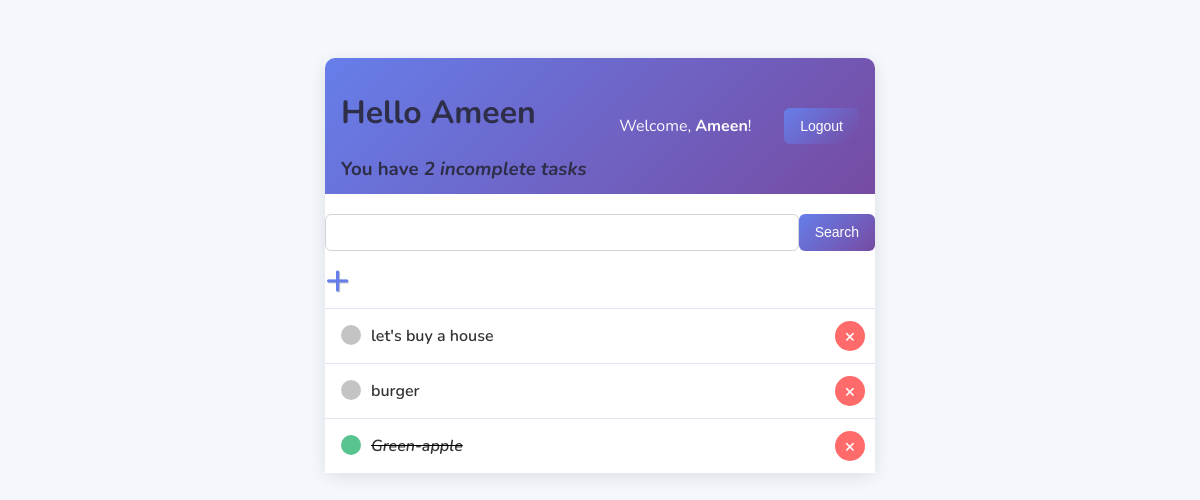
Before: / (signed in) with the older database file.
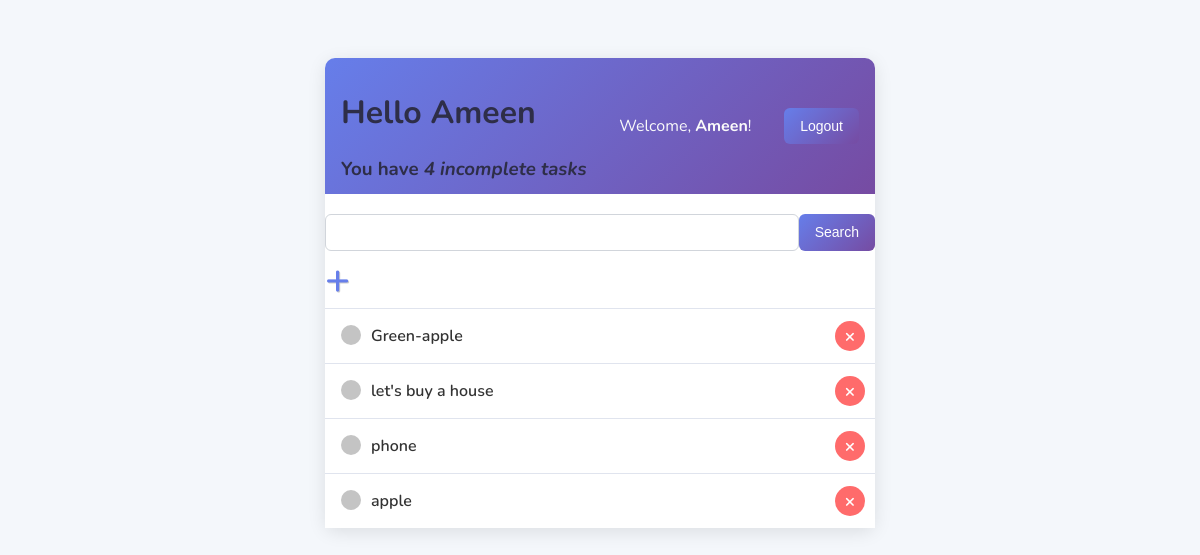
After: the same page with the newer database file.
### base/models.py (models this page shows)
class Task(models.Model):
    user = models.ForeignKey(User, on_delete=models.CASCADE, null=True, blank=True)
    title = models.CharField(max_length=200)
    description = models.TextField(null=True, blank=True)
    complete = models.BooleanField(default=False)
    created = models.DateTimeField(auto_now_add=True)
    def __str__(self):
        return self.title
    class Meta:
        ordering = ['complete']

### base/views.py (the view)
# urls.py: path('',TaskList.as_view(), name = "tasks"),
class TaskList(LoginRequiredMixin,ListView):
    model = Task
    context_object_name = 'tasks'
    template_name = 'task_list.html'
    def get_context_data(self, **kwargs):
        context = super().get_context_data(**kwargs)
        context["tasks"] = context["tasks"].filter(user = self.request.user)
        context["count"] = context["tasks"].filter(complete = False).count()
        search_input = self.request.GET.get('search-area') or ''
        if search_input:
            context['tasks'] = context['tasks'].filter(title__istartswith = search_input)
        context['search_input'] = search_input
        return context

### base/templates/task_list.html (shortened to what this page needs)
{% extends "main.html" %}
{% block content %}
<div class="header-bar">
  <div>
    <h1>Hello {{request.user |title}}</h1>
    <h3 style="margin: 0;">
      You have <i>{{ count }} incomplete task{{ count|pluralize:"s" }}</i>
    </h3>
  </div>
  {% if request.user.is_authenticated %}
  <p style = "color: #FAFAFA;">Welcome, <strong>{{ request.user.username }}</strong>!</p>
  <form method="POST" action= "{% url 'logout' %}" >
    <button type="submit" class="button">Logout</button>
  </form>
  {% else %}
  <a href="{% url 'login'  %}">Login</a>
  {% endif %}
</div>
<div class="search-add-wrapper">
  <form action="" method="GET", style="margin-top: 20px; display: flex;">
  <input type="text" name="search-area" value="{{search_input}}">
  <input type="submit" value="Search" class = 'button'>
</form>
<a id = 'add-link' href="{% url 'task-create'  %}">+</a>
</div>
<div class="task-items-wrapper">
  {% for task in tasks %}
  <div class="task-wrapper">
    {% if task.complete %}
    <div class="task-title">
      <div class="task-complete-icon"></div>
      <i><s><a href="{% url 'task-update' task.id %}">{{task}}</a></s></i>
    </div>
    <a class='delete-link' href="{% url 'task-delete' task.id %}">&#215;</a>
    {% else %}
    <div class="task-title">
      <div class="task-incomplete-icon"></div>
      <a href="{% url 'task-update' task.id %}">{{task}}</a>
    </div>
    <a class='delete-link' href="{% url 'task-delete' task.id %}">&#215;</a>
    {% endif %}
  </div>
  {% empty %}
  <h3>No items in list</h3>
  {% endfor %}
</div>
{% endblock content %}

### base/templates/main.html (shortened to what this page needs)
<!DOCTYPE html>
<html>
<head>
</head>
<body>
    <div class="container">
        {% block content %}
        {% endblock content %}
    </div>
</body>
</html>

### base/templates/main.html (style rules this page uses)
body { background-color: #F4F7FB; font-family: 'Nunito', sans-serif; padding-top: 50px; }
h1, h2, h3, h4, h5, h6 { color: #2E2E48; }
a, p { color: #4A4A68; }
a { font-weight: 600; }
.container { max-width: 550px; margin: auto; background-color: #fff; border-radius: 10px; box-shadow: 0 4px 18px rgba(0, 0, 0, 0.1); }
input { outline: none; border: none; }
.header-bar { display: flex; justify-content: space-between; align-items: center; color: #fff; padding: 12px 16px; border-radius: 10px 10px 0 0; background: linear-gradient(135deg, #667eea 0%, #764ba2 100%); }
.task-wrapper { display: flex; align-items: center; justify-content: space-between; background-color: #fff; border-top: 1px solid #e0e4ee; transition: background 0.2s ease; }
.task-title { display: flex; padding: 16px; }
.task-title a { text-decoration: none; color: #333; margin-left: 10px; }
.task-incomplete-icon { height: 20px; width: 20px; background-color: #C4C4C4; border-radius: 50%; }
.delete-link { display: inline-flex; align-items: center; justify-content: center; height: 30px; width: 30px; margin-right: 10px; text-decoration: none; font-weight: bold; color: #fff; background-color: #FF6B6B; border-radius: 50%; font-size: 18px; transition: all 0.2s ease; }
#add-link { color: #667eea; text-decoration: none; font-size: 42px; text-shadow: 1px 1px rgba(0, 0, 0, 0.2); }
input[type=text], input[type=password], textarea { border: 1px solid #d1d5db; border-radius: 6px; padding: 10px; width: 90%; }
::placeholder { font-weight: 300; opacity: 0.5; }
.button { border: none; background: linear-gradient(135deg, #667eea 0%, #764ba2 100%); color: white; padding: 10px 16px; font-size: 14px; border-radius: 6px; cursor: pointer; text-decoration: none; transition: 0.3s; }

Changed rows visible on the page:
removed Task: title "burger"
changed Task "Green-apple": complete True → False (drawn); moves up the list
added Task: title "phone"
added Task: title "apple"
Other visible differences:
{{ count }}: "2" → "4"
